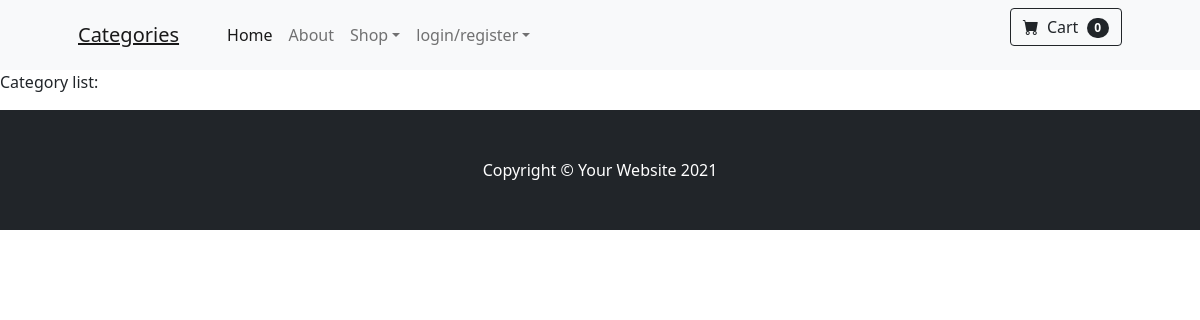
Page /category on the earlier database version.
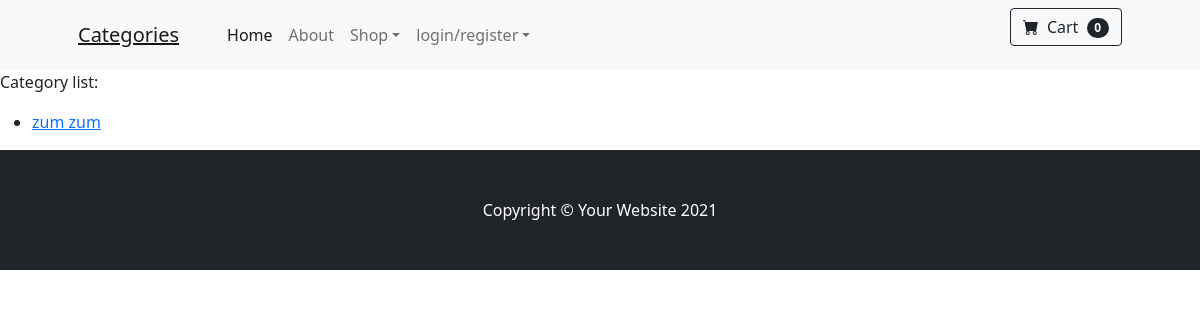
Same page on the later database version.
### MixWebShop/models.py (models this page shows, shortened)
class Category(models.Model):
    category_id = models.AutoField(primary_key=True)
    name = models.TextField(max_length=100, null=False)

### MixWebShop/views.py (the view)
# urls.py: path('category', CategoryList.as_view(), name='category_list'),
class CategoryList(ListView):
    template_name = 'category_list.html'
    model = Category
    context_object_name = 'categories'

### MixWebShop/templates/category_list.html (shortened to what this page needs)
{% extends "base.html" %}
{% block content %}
<p>Category list:</p>
    <ul>
    {% for category in categories %}
        <li><a href="{% url 'category_detail' category.category_id%}"> {{category.name}}</a></li>
    {% endfor %}
    </ul>
{% endblock %}

### MixWebShop/templates/base.html (shortened to what this page needs)
{% load static %}
<html lang="en">
<head>
    <link href="https://cdn.jsdelivr.net/npm/bootstrap-icons@1.5.0/font/bootstrap-icons.css" rel="stylesheet"/>
    <link rel="stylesheet" href="{% static 'css/styles.css' %}" />
</head>
<body>
<nav class="navbar navbar-expand-lg navbar-light bg-light">
    <div class="container px-4 px-lg-5">
        <a class="navbar-brand" href="{% url 'category_list' %}"><u>Categories</u></a>
        <div class="collapse navbar-collapse" id="navbarSupportedContent">
            <ul class="navbar-nav me-auto mb-2 mb-lg-0 ms-lg-4">
                <li class="nav-item"><a class="nav-link active" aria-current="page" href="{% url 'main' %}">Home</a>
                </li>
                <li class="nav-item"><a class="nav-link" href="{% url 'main' %}">About</a></li>
                <li class="nav-item dropdown">
                    <a class="nav-link dropdown-toggle" id="navbarDropdown" href="#" role="button"
                       data-bs-toggle="dropdown" aria-expanded="false">Shop</a>
                </li>
                <li class="nav-item dropdown">
                    {% if user.is_authenticated %}
                        <a class="nav-link dropdown-toggle" id="navbarDropdown" href="#" role="button"
                           data-bs-toggle="dropdown" aria-expanded="false">{% if user.first_name %}Hello,
                            {{ user.first_name }}!
                        {% else %}Hello, {{ user.username }}!{% endif %}</a>
                        <ul class="dropdown-menu" aria-labelledby="navbarDropdown">
                        <a class="dropdown-item text-right" href="{% url 'logout' %}">Logout</a>
                        <hr>
                        {% if user.username %}
                            <li><a class="dropdown-item" href="{% url 'profile_detail' user.profile.pk %}">Profile</a></li>
                        {% else %}
                            <hr>
                            <li><a class="dropdown-item" href="{% url 'profile_update' user.profile.pk %}">update Profile</a>
                            </li>
                            <hr>
                        {% endif %}
                        <li>
                            <hr class="dropdown-divider"/>
                        </li>
                        <li><a class="dropdown-item" href="#!">Your Items</a></li>
                        <li><a class="dropdown-item" href="#!"></a></li>
                    {% else %}
                        <a class="nav-link dropdown-toggle" id="navbarDropdown" href="#" role="button"
                           data-bs-toggle="dropdown" aria-expanded="false">login/register</a>
                    {% endif %}
                    </ul>
            <form class="d-flex">
                <button class="btn btn-outline-dark" type="submit">
                    <i class="bi-cart-fill me-1"></i>
                    Cart
                    <span class="badge bg-dark text-white ms-1 rounded-pill">0</span>
                </button>
            </form>
        </div>
    </div>
</nav>
{% block content %}{% endblock %}
<footer class="py-5 bg-dark">
    <div class="container"><p class="m-0 text-center text-white">Copyright &copy; Your Website 2021</p></div>
</footer>
</body>
</html>

Differences in the rows shown:
added Category: name "zum zum"
